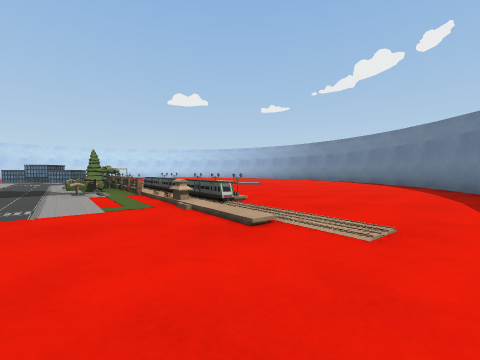
[1] (above)

13 first-person views from a walk through a scene from a Unity 3-D project. The camera is 0.39 m above the floor, tilts 2° down and sees 90° across. The floor is counted in squares, 1 m on a side. Each view is taken from the middle of a square. On the plan, view 1 faces up. The plan holds only what a view shows up to about 9 squares ahead; the rest is blank. The player is left out. Some surface patterns are stand-ins.

[2]
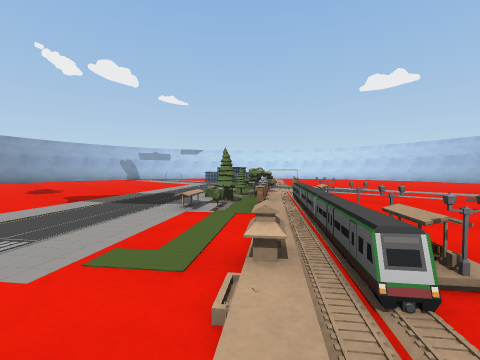

[3]
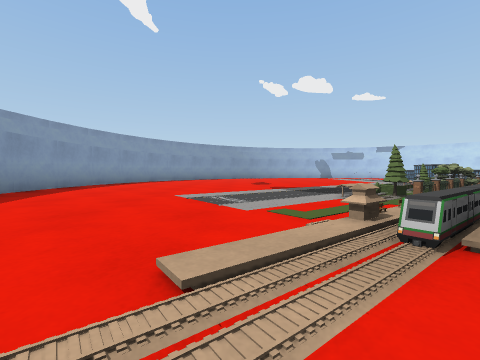

[4]
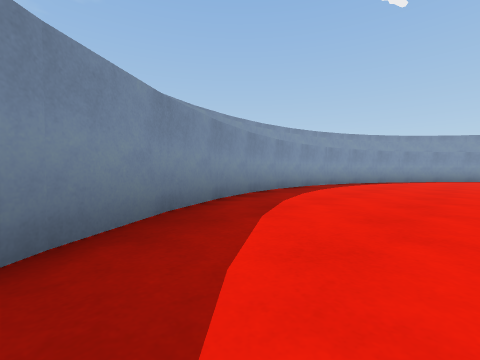

[5]
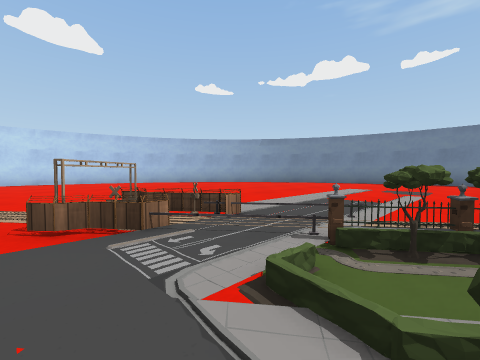

[6]
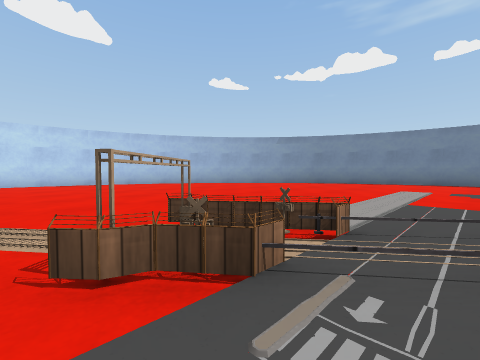

[7]
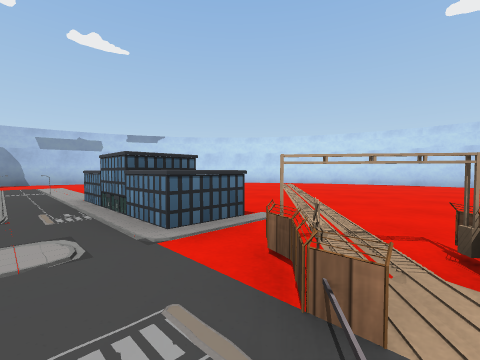

[8]
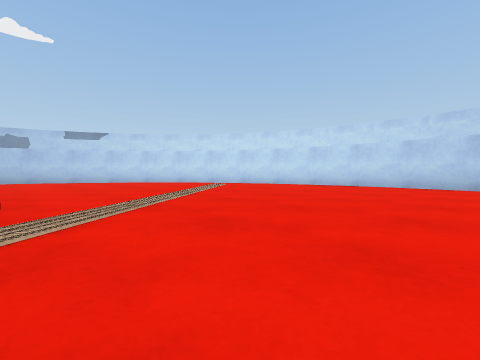

[9]
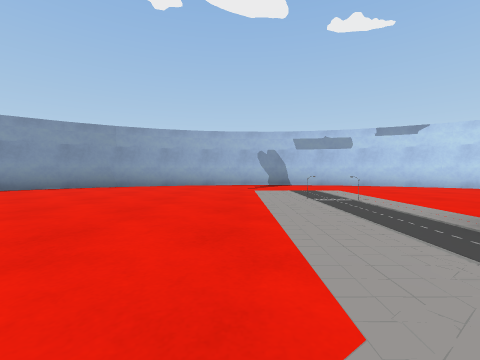

[10]
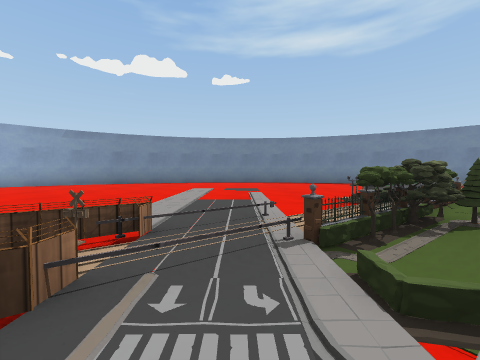

[11]
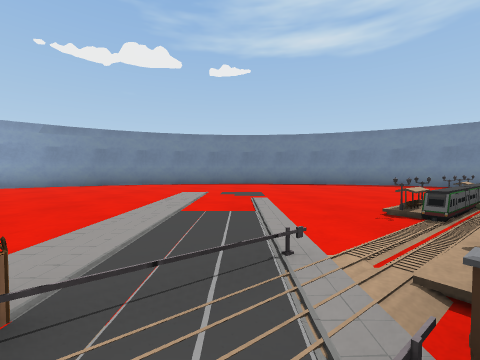

[12]
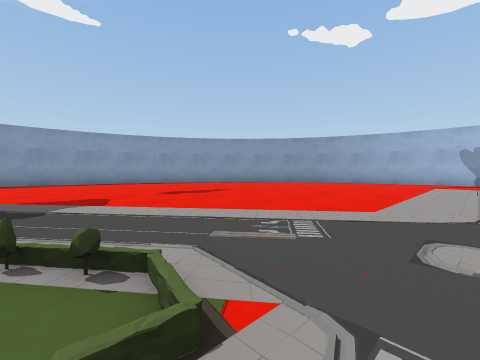

[13]
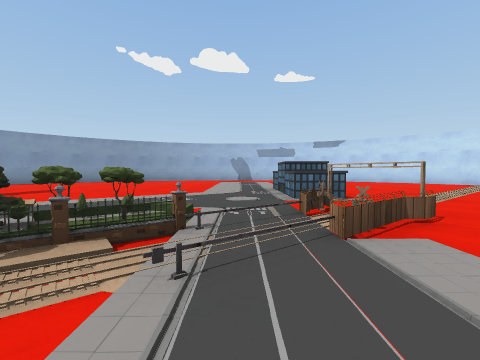

### Floor plan
Points are (right, up) in squares from view 1. A wall is a line through its corners. A room is listed if a view was taken in it or the views show most of it. See-through windows are left out.
Room 1 (views 1, 2, 3, 4, 5, 6, 7, 8, 9, 10, 11, 12, 13)
walls: (-5.5, 7.8) (-7.8, 7.8); (-3.7, 6.4) (-3.3, 6.1); (-3.7, 6.3) (-3.5, 6.1) (-3.4, 5.9); (-6.2, 8.6) (-6.2, 7.8); (-11.6, 12.4) (-12.4, 11.3); (-9.9, 14) (-11, 13.1); (-10.9, 13.2) (-11.7, 12.3); (-13.5, 8.1) (-13.6, 6.8); (-12.3, 11.5) (-12.9, 10.2); (-13.6, 6.9) (-13.6, 5.7) (-13.3, 4.5); (-12.9, 10.4) (-13.3, 9.2) (-13.5, 8); (-7.9, 15.2) (-9, 14.6) (-10, 14); (-5.6, 15.7) (-6.8, 15.5) (-8, 15.1); (-13, 3.5) (-12.4, 2.2); (-13.4, 4.5) (-13, 3.3); (-4.4, 15.8) (-5.7, 15.7); (-12.5, 2.3) (-11.8, 1.3) (-11, 0.4); (-11.1, 0.5) (-10.2, -0.4); (-1, 15) (-2.1, 15.4) (-3.3, 15.7) (-4.5, 15.8); (-10.3, -0.3) (-9.1, -1.1); (-9.2, -1) (-8.1, -1.6); (0.8, 14) (0, 14.5) (-1.1, 15.1); (-8.2, -1.6) (-7, -2) (-5.8, -2.2); (2, 13) (1.4, 13.5); (2.7, 12.1) (1.9, 13.1); (-5.9, -2.2) (-4.7, -2.3) (-3.5, -2.2); (3.3, 11.1) (2.7, 12.2); (3.8, 10) (3.3, 11.2); (-2.4, -2) (-1.2, -1.7) (-0.1, -1.1); (4.2, 8.9) (3.8, 10.1); (-3.6, -2.3) (-2.3, -2); (4.4, 7.7) (4.2, 9); (4.1, 4.3) (4.4, 5.5); (-0.2, -1.2) (0.9, -0.5); (4.5, 6.5) (4.4, 7.9); (3.7, 3.1) (4.2, 4.3); (4.4, 5.4) (4.5, 6.6); (2.5, 1.1) (3.3, 2.2); (1.8, 0.3) (2.6, 1.2); (3.2, 2.1) (3.7, 3.2)
low walls: (-5.5, 8.6) (-5.5, 7.8); (-2.6, 3.9) (-2.2, 3.4); (-0.6, 2.6) (-0.9, 3)
objects: fence (-5, 8); fence (-4, 8); fence (-4, 9); hedge (-3, 5); fence (-3, 6); hedge (-3, 7); fence (-3, 8); other object (-2, 5); hedge (-2, 6); other object (-1, 4); other object (-1, 5); pole (0, 3); pole (0, 4)

Positions as (right, up) in squares from view 1, and headings:
1: (0, 0), facing up
2: (0, 2), facing up-left
3: (1, 2), facing left
4: (1, 1), facing down-left
5: (-5, 6), facing up-right
6: (-5, 7), facing up-right
7: (-4, 7), facing up-left
8: (-3, 9), facing up-left
9: (-6, 6), facing left
10: (-5, 7), facing right
11: (-4, 7), facing right
12: (-4, 7), facing down-left
13: (-2, 7), facing left
